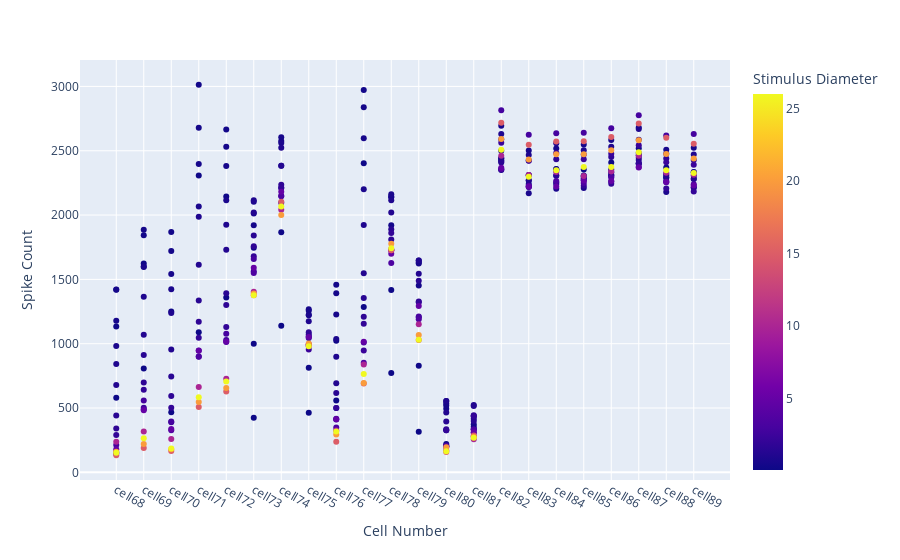

This figure's notebook cell:
### Code cell
fig = px.scatter(datadf,datadf["Cell Number"], datadf["Spike Count"],color =datadf['Stimulus Diameter'] )
fig.update_layout(
    autosize=True,)

fig.show()

### Figure 1 — Plotly figure (JSON) as saved in the notebook; plotly's stock layout.template omitted (floating-point values rounded to 4 significant figures; data arrays with more than 128 entries replaced by an {"elided": "..."} marker saying what was removed)
{"data": [{"hovertemplate": "Cell Number=%{x}<br>Spike Count=%{y}<br>Stimulus Diameter=%{marker.color}<extra></extra>", "legendgroup": "", "marker": {"color": {"elided": "418 float values"}, "coloraxis": "coloraxis", "symbol": "circle"}, "mode": "markers", "name": "", "orientation": "v", "showlegend": false, "type": "scatter", "x": {"elided": "418 str values"}, "xaxis": "x", "y": {"elided": "418 int values"}, "yaxis": "y"}], "layout": {"autosize": true, "coloraxis": {"colorbar": {"title": {"text": "Stimulus Diameter"}}, "colorscale": [[0, "#0d0887"], [0.1111, "#46039f"], [0.2222, "#7201a8"], [0.3333, "#9c179e"], [0.4444, "#bd3786"], [0.5556, "#d8576b"], [0.6667, "#ed7953"], [0.7778, "#fb9f3a"], [0.8889, "#fdca26"], [1, "#f0f921"]]}, "legend": {"tracegroupgap": 0}, "margin": {"t": 60}, "xaxis": {"anchor": "y", "domain": [0, 1], "title": {"text": "Cell Number"}}, "yaxis": {"anchor": "x", "domain": [0, 1], "title": {"text": "Spike Count"}}}}
